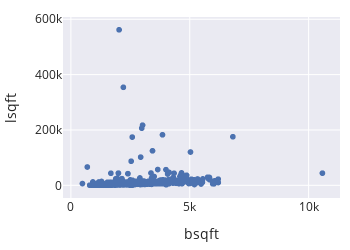

Notebook cell for this chart:
### Markdown cell above
The log transform can also reveal shape in scatter plots.
Below, we've put the building size on the x-axis and
the lot size on the y-axis.
It's hard to see the shape in this plot since many of the points are crammed
into the bottom corner of the data region.

### Code cell
px.scatter(sfh, x='bsqft', y='lsqft',
           width=350, height=250)

### Figure 1 — Plotly figure (JSON) as saved in the notebook; plotly's stock layout.template omitted (floating-point values rounded to 4 significant figures; data arrays with more than 128 entries replaced by an {"elided": "..."} marker saying what was removed)
{"data": [{"hovertemplate": "bsqft=%{x}<br>lsqft=%{y}<extra></extra>", "legendgroup": "", "marker": {"color": "rgb(76,114,176)", "symbol": "circle"}, "mode": "markers", "name": "", "showlegend": false, "type": "scattergl", "x": {"elided": "3065 int values"}, "xaxis": "x", "y": {"elided": "3065 int values"}, "yaxis": "y"}], "layout": {"height": 250, "legend": {"tracegroupgap": 0}, "width": 350, "xaxis": {"anchor": "y", "autorange": true, "domain": [0, 1], "range": [-331.3, 11320.0], "title": {"text": "bsqft"}, "type": "linear"}, "yaxis": {"anchor": "x", "autorange": true, "domain": [0, 1], "range": [-45640.0, 608000.0], "title": {"text": "lsqft"}, "type": "linear"}}}
